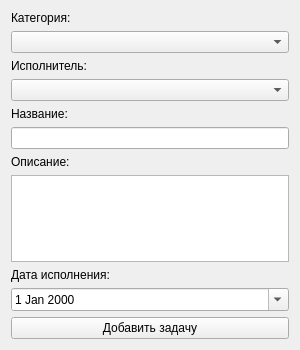
<?xml version="1.0" encoding="UTF-8"?>
<ui version="4.0">
 <class>NewTaskForm</class>
 <widget class="QWidget" name="NewTaskForm">
  <property name="geometry">
   <rect>
    <x>0</x>
    <y>0</y>
    <width>300</width>
    <height>350</height>
   </rect>
  </property>
  <property name="minimumSize">
   <size>
    <width>300</width>
    <height>350</height>
   </size>
  </property>
  <property name="maximumSize">
   <size>
    <width>400</width>
    <height>450</height>
   </size>
  </property>
  <property name="windowTitle">
   <string>Новая задача</string>
  </property>
  <layout class="QVBoxLayout" name="verticalLayout">
   <item>
    <widget class="QLabel" name="labelCategory">
     <property name="text">
      <string>Категория:</string>
     </property>
    </widget>
   </item>
   <item>
    <widget class="QComboBox" name="comboBoxCategory"/>
   </item>
   <item>
    <widget class="QLabel" name="labelDoer">
     <property name="text">
      <string>Исполнитель:</string>
     </property>
    </widget>
   </item>
   <item>
    <widget class="QComboBox" name="comboBoxDoer"/>
   </item>
   <item>
    <widget class="QLabel" name="labelTaskName">
     <property name="text">
      <string>Название:</string>
     </property>
    </widget>
   </item>
   <item>
    <widget class="QLineEdit" name="lineEditTaskName"/>
   </item>
   <item>
    <widget class="QLabel" name="labelDescription">
     <property name="text">
      <string>Описание:</string>
     </property>
    </widget>
   </item>
   <item>
    <widget class="QPlainTextEdit" name="plainTextEditDescription"/>
   </item>
   <item>
    <widget class="QLabel" name="labelDateEnd">
     <property name="text">
      <string>Дата исполнения:</string>
     </property>
    </widget>
   </item>
   <item>
    <widget class="QDateEdit" name="dateEditEnd">
     <property name="calendarPopup">
      <bool>true</bool>
     </property>
    </widget>
   </item>
   <item>
    <widget class="QPushButton" name="pushButton">
     <property name="text">
      <string>Добавить задачу</string>
     </property>
    </widget>
   </item>
  </layout>
 </widget>
 <resources/>
 <connections/>
</ui>
